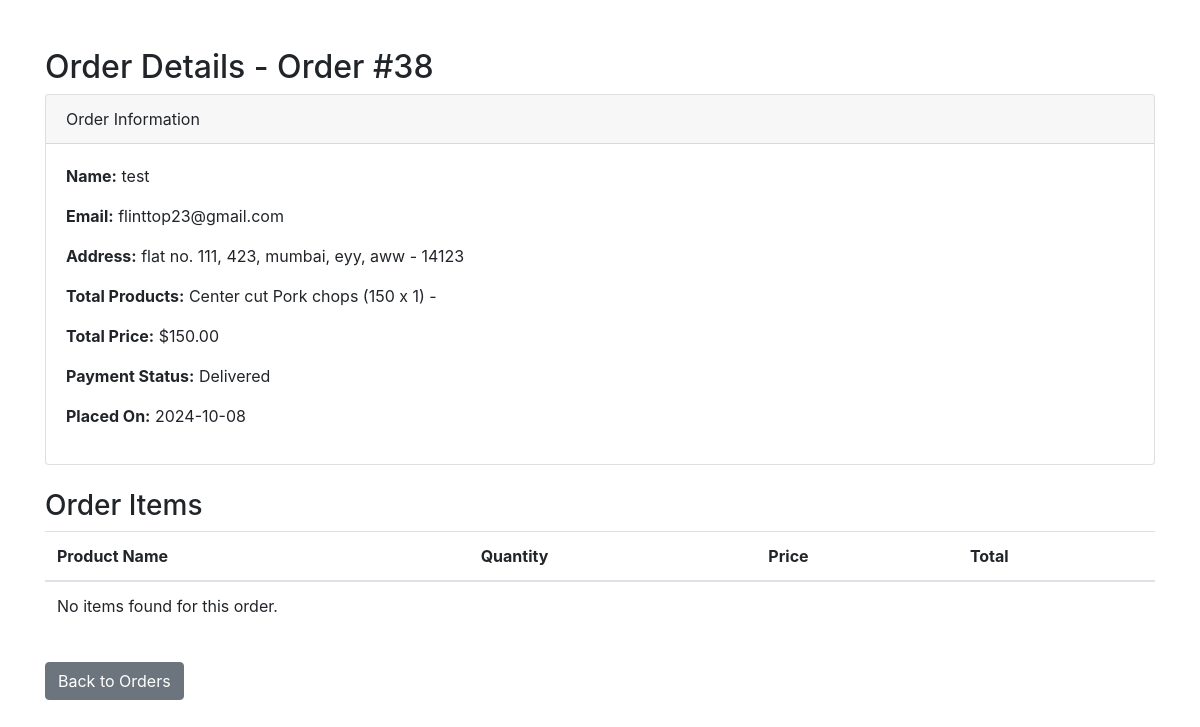
Screenshot of /admin/order_details.php?order_id=38 (signed in) with the database file from the repository.
### tables this page shows
CREATE TABLE `orders` (
  `id` int(100) NOT NULL,
  `user_id` int(100) NOT NULL,
  `name` varchar(20) NOT NULL,
  `number` varchar(10) NOT NULL,
  `email` varchar(50) NOT NULL,
  `method` varchar(50) NOT NULL,
  `address` varchar(500) NOT NULL,
  `total_products` varchar(1000) NOT NULL,
  `total_price` int(100) NOT NULL,
  `placed_on` date NOT NULL DEFAULT current_timestamp(),
  `payment_status` varchar(20) NOT NULL DEFAULT 'pending'
);

### admin/order_details.php (the view, shortened to what this page needs)
<?php
include '../components/connect.php';
$order_id = $_GET['order_id'];
$order_query = "SELECT * FROM orders WHERE id = :order_id";
$order_stmt = $conn->prepare($order_query);
$order_stmt->execute(['order_id' => $order_id]);
$order = $order_stmt->fetch(PDO::FETCH_ASSOC);
$order_items = isset($order['order_items']) ? json_decode($order['order_items'], true) : null;
?>
<!DOCTYPE html>
<html lang="en">
<head>
    <link rel="stylesheet" href="https://stackpath.bootstrapcdn.com/bootstrap/4.5.2/css/bootstrap.min.css">
</head>
<body>
<div class="container mt-5">
    <h2>Order Details - Order #<?= $order['id'] ?></h2>
    <div class="card">
        <div class="card-header">Order Information</div>
        <div class="card-body">
            <p><strong>Name:</strong> <?= $order['name'] ?></p>
            <p><strong>Email:</strong> <?= $order['email'] ?></p>
            <p><strong>Address:</strong> <?= $order['address'] ?></p>
            <p><strong>Total Products:</strong> <?= $order['total_products'] ?></p>
            <p><strong>Total Price:</strong> $<?= number_format($order['total_price'], 2) ?></p>
            <p><strong>Payment Status:</strong> <?= ucfirst($order['payment_status']) ?></p>
            <p><strong>Placed On:</strong> <?= $order['placed_on'] ?></p>
        </div>
    </div>
    <h3 class="mt-4">Order Items</h3>
    <table class="table">
        <thead>
            <tr>
                <th>Product Name</th>
                <th>Quantity</th>
                <th>Price</th>
                <th>Total</th>
            </tr>
        </thead>
        <tbody>
            <?php if ($order_items && is_array($order_items)): ?>
                <?php foreach ($order_items as $item): ?>
                    <tr>
                        <td><?= htmlspecialchars($item['product_name']) ?></td>
                        <td><?= htmlspecialchars($item['quantity']) ?></td>
                        <td>$<?= number_format($item['price'], 2) ?></td>
                        <td>$<?= number_format($item['quantity'] * $item['price'], 2) ?></td>
                    </tr>
                <?php endforeach; ?>
            <?php else: ?>
                <tr>
                    <td colspan="4">No items found for this order.</td>
                </tr>
            <?php endif; ?>
        </tbody>
    </table>
    <a href="placed_orders.php" class="btn btn-secondary mt-3">Back to Orders</a>
</div>
</body>
</html>

### rows the page displays
orders: id "38", name "test", email "flinttop23@gmail.com", address "flat no. 111, 423, mumbai, eyy, aww - 14123", total_products "Center cut Pork chops (150 x 1) -", total_price "150.00", payment_status "Delivered", placed_on "2024-10-08"
